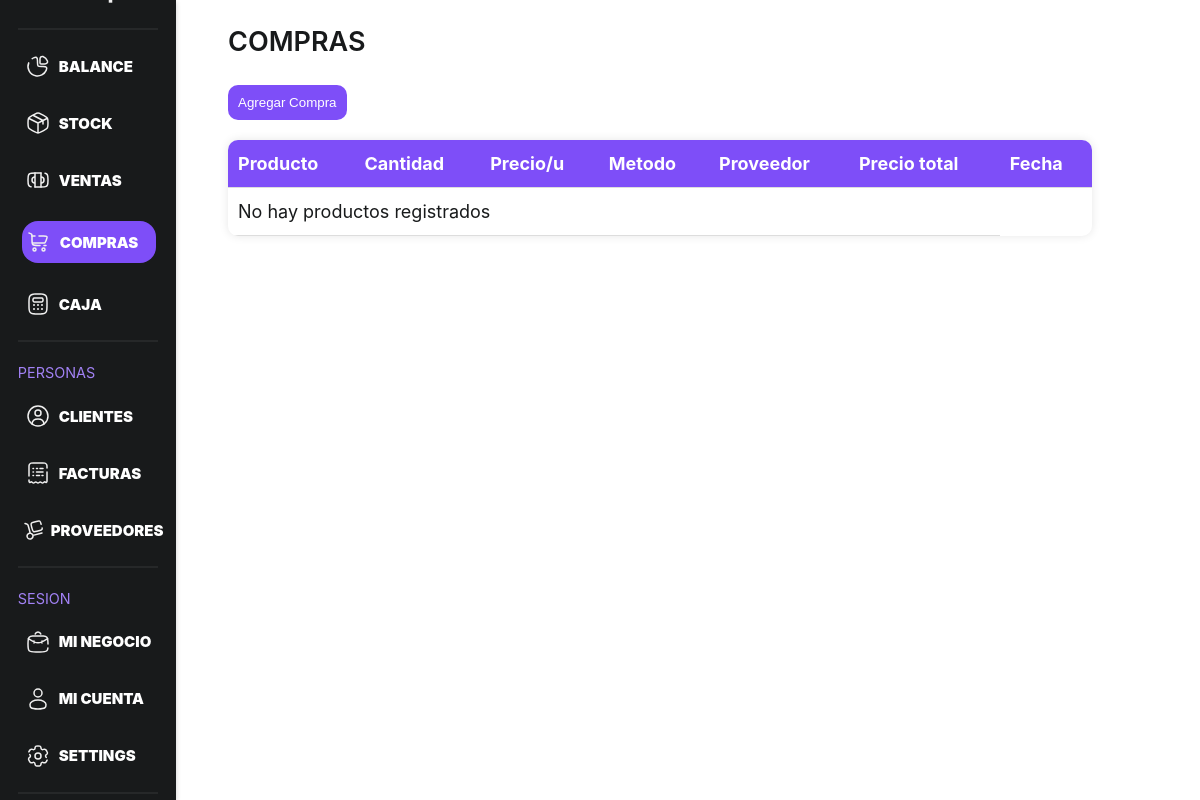
The app's page /View/buy.php (signed in), older data.
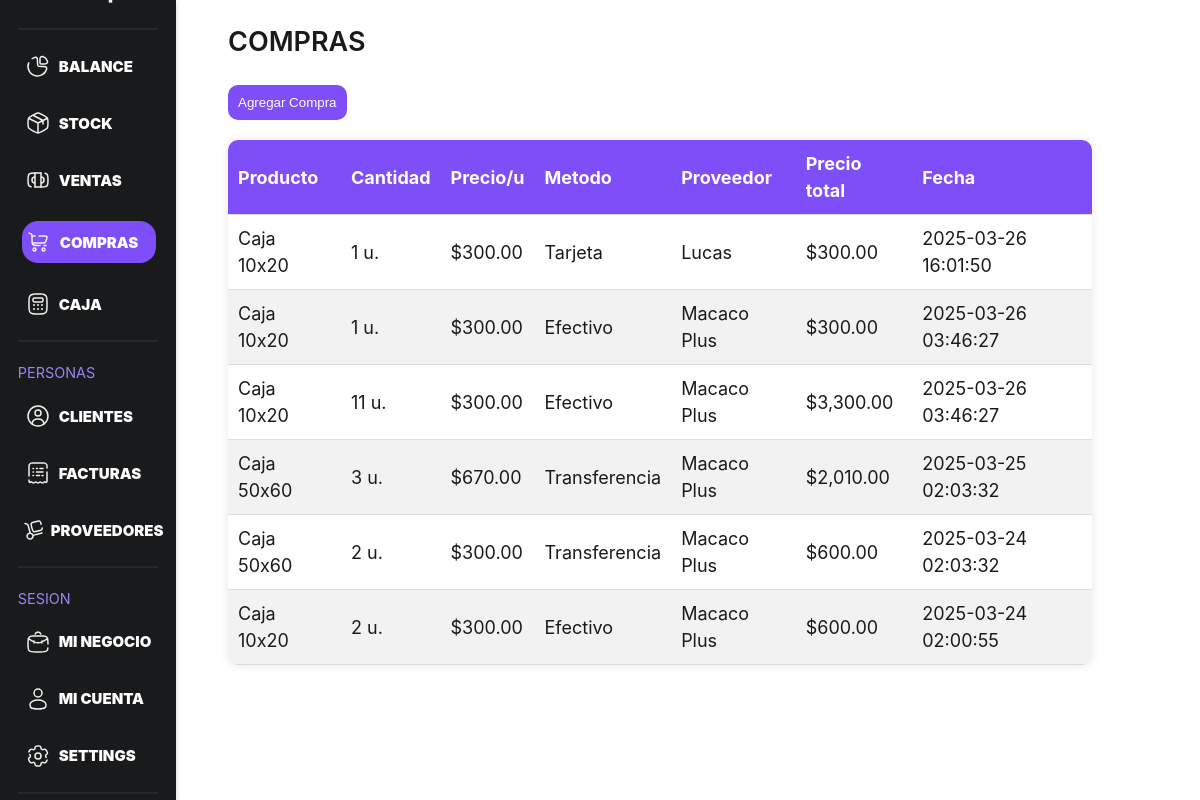
The same page, newer data.
### tables this page shows
CREATE TABLE `buy` (
  `buy_id` int(11) NOT NULL,
  `stock_id` int(11) DEFAULT NULL,
  `amount` int(11) DEFAULT NULL,
  `price_buy` decimal(10,2) DEFAULT NULL,
  `payment` varchar(100) NOT NULL,
  `fech` timestamp NULL DEFAULT current_timestamp(),
  `user_id` int(11) DEFAULT NULL,
  `supplier_id` int(11) DEFAULT NULL
);

CREATE TABLE `stock` (
  `stock_id` int(11) NOT NULL,
  `products` varchar(100) DEFAULT NULL,
  `stock` int(11) DEFAULT NULL,
  `stock_min` int(11) DEFAULT NULL,
  `type_amount` varchar(100) DEFAULT NULL,
  `price` int(11) DEFAULT NULL,
  `quantity` int(11) NOT NULL DEFAULT 0,
  `user_id` int(11) DEFAULT NULL
);

CREATE TABLE `supplier` (
  `supplier_id` int(11) NOT NULL,
  `name` varchar(100) NOT NULL,
  `contact` int(100) NOT NULL,
  `user_id` int(11) NOT NULL
);

### Model/stockModel.php (called while the page is built, shortened)
<?php
class StockModel {
    private $conn;
    public function __construct($conn) {
        $this->conn = $conn;
    }
public function getUserBuys($userId) {
    $sql = "SELECT buy.buy_id, stock.products, buy.amount, stock.type_amount, buy.price_buy, buy.payment, supplier.name ,buy.fech
            FROM buy
            INNER JOIN stock ON buy.stock_id = stock.stock_id
            LEFT JOIN supplier ON buy.supplier_id = supplier.supplier_id
            WHERE buy.user_id = ? ORDER BY buy.fech DESC";
    $stmt = $this->conn->prepare($sql);
    $stmt->bind_param("i", $userId);
    $stmt->execute();
    $result = $stmt->get_result();
    return $result->fetch_all(MYSQLI_ASSOC);
}
}
?>

### View/buy.php (the view, shortened to what this page needs)
<?php
require_once 'head.php';
require_once '../Model/stockModel.php';
require_once '../Model/connection.php';
$stockModel = new StockModel($conn);
$userId = $_SESSION['user_id'];
$buys = $stockModel->getUserBuys($userId);
?>
<link rel="stylesheet" href="src/assets/css/global.css">
<link rel="stylesheet" href="src/assets/css/icon.css">
<link rel="stylesheet" href="src/assets/css/stock.css">
<link rel="stylesheet" href="src/assets/css/buyAndSell.css">
</head>
<body>
<link href="https://cdn.jsdelivr.net/npm/select2@4.0.13/dist/css/select2.min.css" rel="stylesheet" />
  <?php require_once 'nav.php'; ?>
  <div class="dashboard-container">
    <div class="dashboard-container--ajust">
        <article class="stock-container">
            <h1>Compras</h1>
            <section class="stock-menu">
                <div class="stock-menu--options">
                    <button class="menu--button">
                        <span>Agregar Compra</span>
                    </button>
                </div>
            </section>
            <section>
                <table class="stock-table">
                    <thead>
                        <tr>
                            <th>Producto</th>
                            <th>Cantidad</th>
                            <th>Precio/u</th>
                            <th>Metodo</th>
                            <th>Proveedor</th>
                            <th>Precio total</th>
                            <th>Fecha</th>
                        </tr>
                    </thead>
                    <tbody>
    <?php
    if ($buys) {
        foreach ($buys as $buy) {
            echo "<tr>";
            echo "<td>{$buy['products']}</td>";
            echo "<td>{$buy['amount']} {$buy['type_amount']}</td>" ;
            echo "<td>$" . number_format($buy['price_buy'], 2) . "</td>";
            echo "<td>{$buy['payment']}</td>";
            echo "<td>{$buy['name']}</td>";
            echo "<td>$" . number_format($buy['amount'] * $buy['price_buy'],2) . "</td>";
            echo "<td>{$buy['fech']}</td>";
            echo "</tr>";
        }
    } else {
        echo "<tr><td colspan='6'>No hay productos registrados</td></tr>";
    }
    ?>
</tbody>
                </table>
        </article>
    </div>
  </div>
</body>

Row changes from the older to the newer data that the page shows:
added buy: stock.products "Caja 10x20", amount "1", stock.type_amount "u.", price_buy "300.00", payment "Tarjeta", supplier.name "Lucas", $buy['amount']*$buy['price_buy'] "300.00", fech "2025-03-26 16:01:50"
added buy: stock.products "Caja 10x20", amount "1", stock.type_amount "u.", price_buy "300.00", payment "Efectivo", supplier.name "Macaco Plus", $buy['amount']*$buy['price_buy'] "300.00", fech "2025-03-26 03:46:27"
added buy: stock.products "Caja 10x20", amount "11", stock.type_amount "u.", price_buy "300.00", payment "Efectivo", supplier.name "Macaco Plus", $buy['amount'] * $buy['price_buy'] "3,300.00", fech "2025-03-26 03:46:27"
added buy: stock.products "Caja 50x60", amount "3", stock.type_amount "u.", price_buy "670.00", payment "Transferencia", supplier.name "Macaco Plus", $buy['amount'] * $buy['price_buy'] "2,010.00", fech "2025-03-25 02:03:32"
added buy: stock.products "Caja 50x60", amount "2", stock.type_amount "u.", price_buy "300.00", payment "Transferencia", supplier.name "Macaco Plus", $buy['amount'] * $buy['price_buy'] "600.00", fech "2025-03-24 02:03:32"
added buy: stock.products "Caja 10x20", amount "2", stock.type_amount "u.", price_buy "300.00", payment "Efectivo", supplier.name "Macaco Plus", $buy['amount'] * $buy['price_buy'] "600.00", fech "2025-03-24 02:00:55"
Text that changed along with them:
text no longer shown: "No hay productos registrados"
